Frame 1 (no input): blank canvas, image omitted
Frame 60 (no input): blank canvas, image omitted
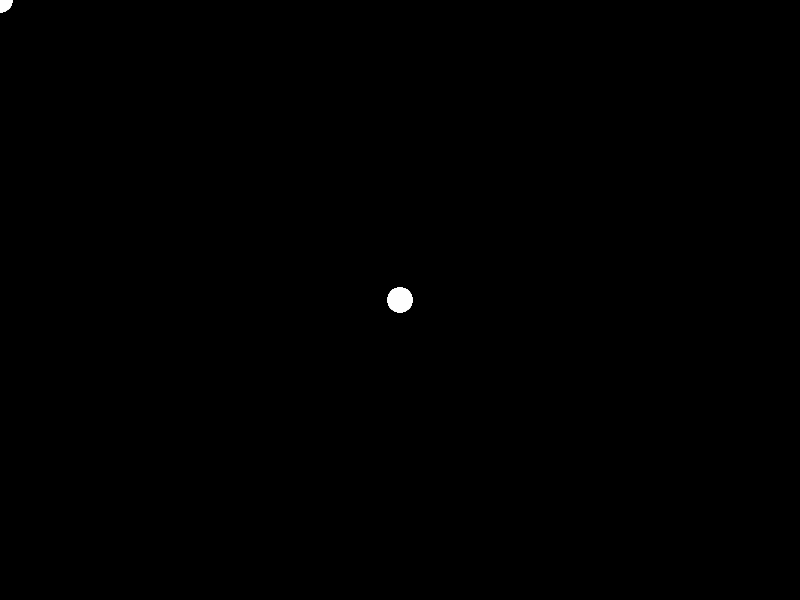
Frame 120 (the mouse pressed at the canvas centre since frame 60)

The p5.js sketch whose frames 1 and 60 were blank and that drew this single picture after the mouse press (run headless with seeded random() and noise() and a simulated clock; from frame 60 on, the mouse is pressed at the canvas centre):

// p5.js sketch
// ── sketch.js
function setup()
{
	createCanvas(800, 600);
    background(0);
}



function draw()
{
    noStroke();
    fill(255,255,255,100);
    ellipse(mouseX,mouseY,25,25);
}
function mousePressed()
{
    fill(0,100,0,100);
}
